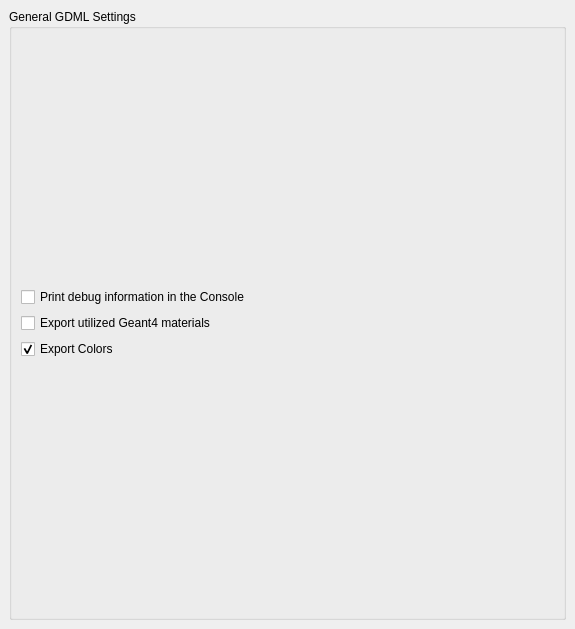
<?xml version="1.0" encoding="UTF-8"?>
<ui version="4.0">
 <class>Gui::Dialog::DlgSettingsGDML</class>
 <widget class="QWidget" name="Gui::Dialog::DlgSettingsGDML">
  <property name="geometry">
   <rect>
    <x>0</x>
    <y>0</y>
    <width>575</width>
    <height>629</height>
   </rect>
  </property>
  <property name="windowTitle">
   <string>General settings</string>
  </property>
  <layout class="QVBoxLayout">
   <property name="spacing">
    <number>6</number>
   </property>
   <property name="margin">
    <number>9</number>
   </property>
   <item>
    <widget class="QGroupBox" name="groupBox">
     <property name="title">
      <string>General GDML Settings</string>
     </property>
     <layout class="QVBoxLayout" name="verticalLayout">
      <item>
       <layout class="QVBoxLayout" name="verticalLayout_2">
        <item>
         <widget class="Gui::PrefCheckBox" name="checkBox">
          <property name="text">
           <string>Print debug information in the Console</string>
          </property>
          <property name="prefEntry" stdset="0">
           <cstring>printVerbose</cstring>
          </property>
          <property name="prefPath" stdset="0">
           <cstring>Mod/GDML</cstring>
          </property>
         </widget>
        </item>
        <item>
         <widget class="Gui::PrefCheckBox" name="checkBox_2">
          <property name="text">
           <string>Export utilized Geant4 materials</string>
          </property>
          <property name="prefEntry" stdset="0">
           <cstring>exportG4Materials</cstring>
          </property>
          <property name="prefPath" stdset="0">
           <cstring>Mod/GDML</cstring>
          </property>
         </widget>
        </item>
        <item>
         <widget class="Gui::PrefCheckBox" name="checkBox_3">
          <property name="text">
           <string>Export Colors</string>
          </property>
          <property name="checked">
           <bool>true</bool>
          </property>
          <property name="prefEntry" stdset="0">
           <cstring>exportColors</cstring>
          </property>
          <property name="prefPath" stdset="0">
           <cstring>Mod/GDML</cstring>
          </property>
         </widget>
        </item>
       </layout>
      </item>
     </layout>
    </widget>
   </item>
  </layout>
 </widget>
 <customwidgets>
  <customwidget>
   <class>Gui::PrefCheckBox</class>
   <extends>QCheckBox</extends>
   <header>Gui/PrefWidgets.h</header>
  </customwidget>
 </customwidgets>
 <resources/>
 <connections/>
</ui>
